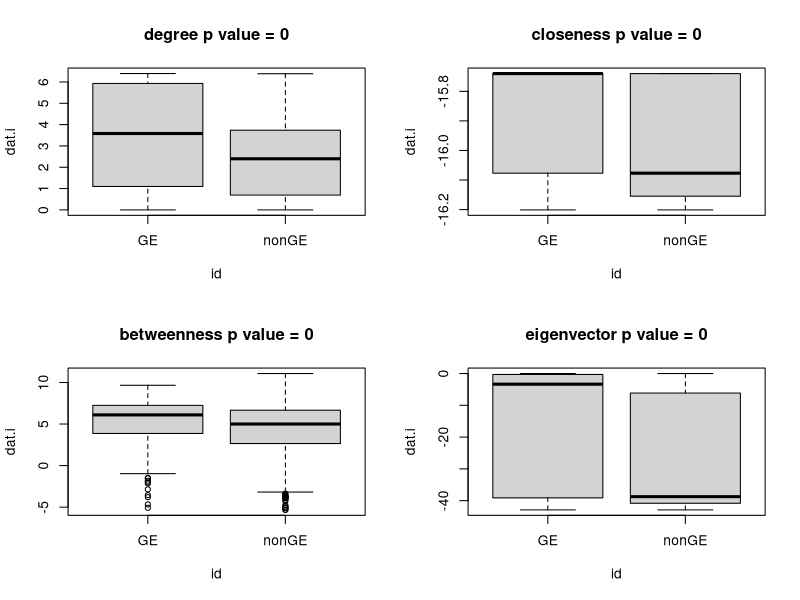

This chart was generated by the following R code:
#libraries
library(igraph)

#data
dat.test<- read.csv("../data/gene_expression_net_feltus_main.csv")

genes <- read.csv("../data/FDR0.1/Cold GxE FDR0.1.csv")

genes <- as.character(genes[,1])

layout(matrix(1:4,ncol=2))
for(i in 2:ncol(dat.test)){
  dat.i <- dat.test[which(is.finite(log(dat.test[,i]))==TRUE),]
  use <- which(dat.i[,1] %in% genes)
  id <- rep('nonGE',nrow(dat.i))
  id[use] <- 'GE'
  dat.i <- log(dat.i[,i])
  obs.i <- abs(mean(dat.i[use])-mean(dat.i[-use]))
  len1 <- c()
  for(j in 1:1000){
    use.j <- sample(1:length(id), length(use), replace=TRUE)
    met.j <- abs(mean(dat.i[use.j])-mean(dat.i[-use.j]))
    len1 <- c(len1,met.j)
  }
  p.i <- round(length(which(len1>obs.i)),4)/j
  boxplot(dat.i~id,main=paste0(colnames(dat.test)[i],' p value = ',p.i))
}